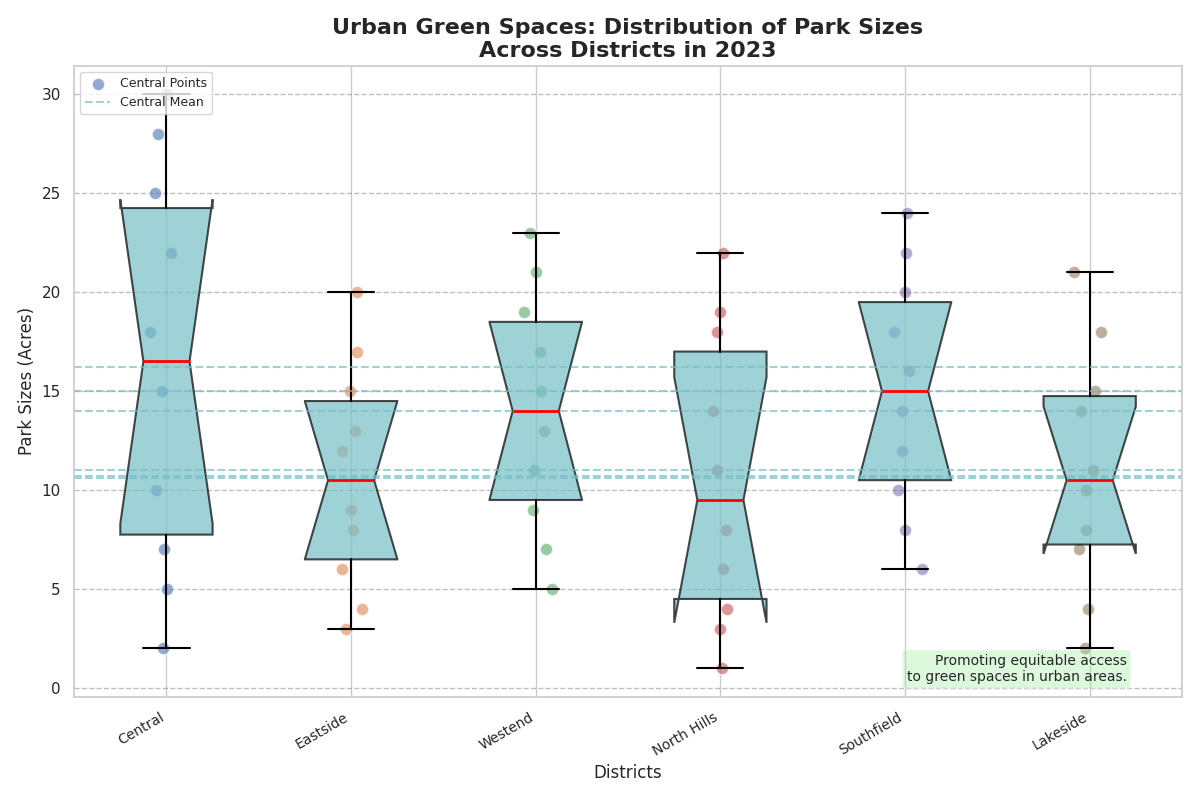

Write Python code to recreate this figure.
import matplotlib.pyplot as plt
import numpy as np

districts = ['Central', 'Eastside', 'Westend', 'North Hills', 'Southfield', 'Lakeside']

central_parks = [2, 5, 7, 10, 15, 18, 22, 25, 28, 30]
eastside_parks = [3, 4, 6, 8, 9, 12, 13, 15, 17, 20]
westend_parks = [5, 7, 9, 11, 13, 15, 17, 19, 21, 23]
north_hills_parks = [1, 3, 4, 6, 8, 11, 14, 18, 19, 22]
southfield_parks = [6, 8, 10, 12, 14, 16, 18, 20, 22, 24]
lakeside_parks = [2, 4, 7, 8, 10, 11, 14, 15, 18, 21]

park_sizes = [central_parks, eastside_parks, westend_parks, north_hills_parks, southfield_parks, lakeside_parks]

fig, ax = plt.subplots(figsize=(12, 8))

single_color = '#77BFC7'  # Consistent color

boxes = ax.boxplot(park_sizes, patch_artist=True, notch=True, vert=True,
                   boxprops=dict(color='black', linewidth=1.5),
                   medianprops=dict(color='red', linewidth=2),
                   whiskerprops=dict(color='black', linewidth=1.5),
                   capprops=dict(color='black', linewidth=1.5),
                   flierprops=dict(marker='o', color='black', alpha=0.5, markersize=8))

# Apply the single color consistently
for patch in boxes['boxes']:
    patch.set_facecolor(single_color)
    patch.set_alpha(0.7)

for i, data in enumerate(park_sizes, start=1):
    y = np.array(data)
    x = np.random.normal(i, 0.04, size=len(y))
    ax.scatter(x, y, alpha=0.6, edgecolor='w', s=80, label=f'{districts[i-1]} Points' if i == 1 else "")

ax.set_title('Urban Green Spaces: Distribution of Park Sizes\nAcross Districts in 2023', fontsize=16, fontweight='bold')
ax.set_xlabel('Districts', fontsize=12)
ax.set_ylabel('Park Sizes (Acres)', fontsize=12)
ax.set_xticks(np.arange(1, len(districts) + 1))
ax.set_xticklabels(districts, rotation=30, ha='right', fontsize=10)

ax.yaxis.grid(True, linestyle='--', which='major', color='grey', alpha=0.5)

mean_sizes = [np.mean(d) for d in park_sizes]
for i, mean in enumerate(mean_sizes, start=1):
    ax.axhline(mean, ls='--', color=single_color, alpha=0.7, linewidth=1.5, label=f'{districts[i-1]} Mean' if i == 1 else "")

ax.text(0.95, 0.02, "Promoting equitable access\nto green spaces in urban areas.",
        transform=ax.transAxes, fontsize=10, verticalalignment='bottom', horizontalalignment='right',
        bbox=dict(boxstyle='round', facecolor='lightgreen', alpha=0.3))

plt.tight_layout()
ax.legend(loc='upper left', fontsize=9)

plt.show()
